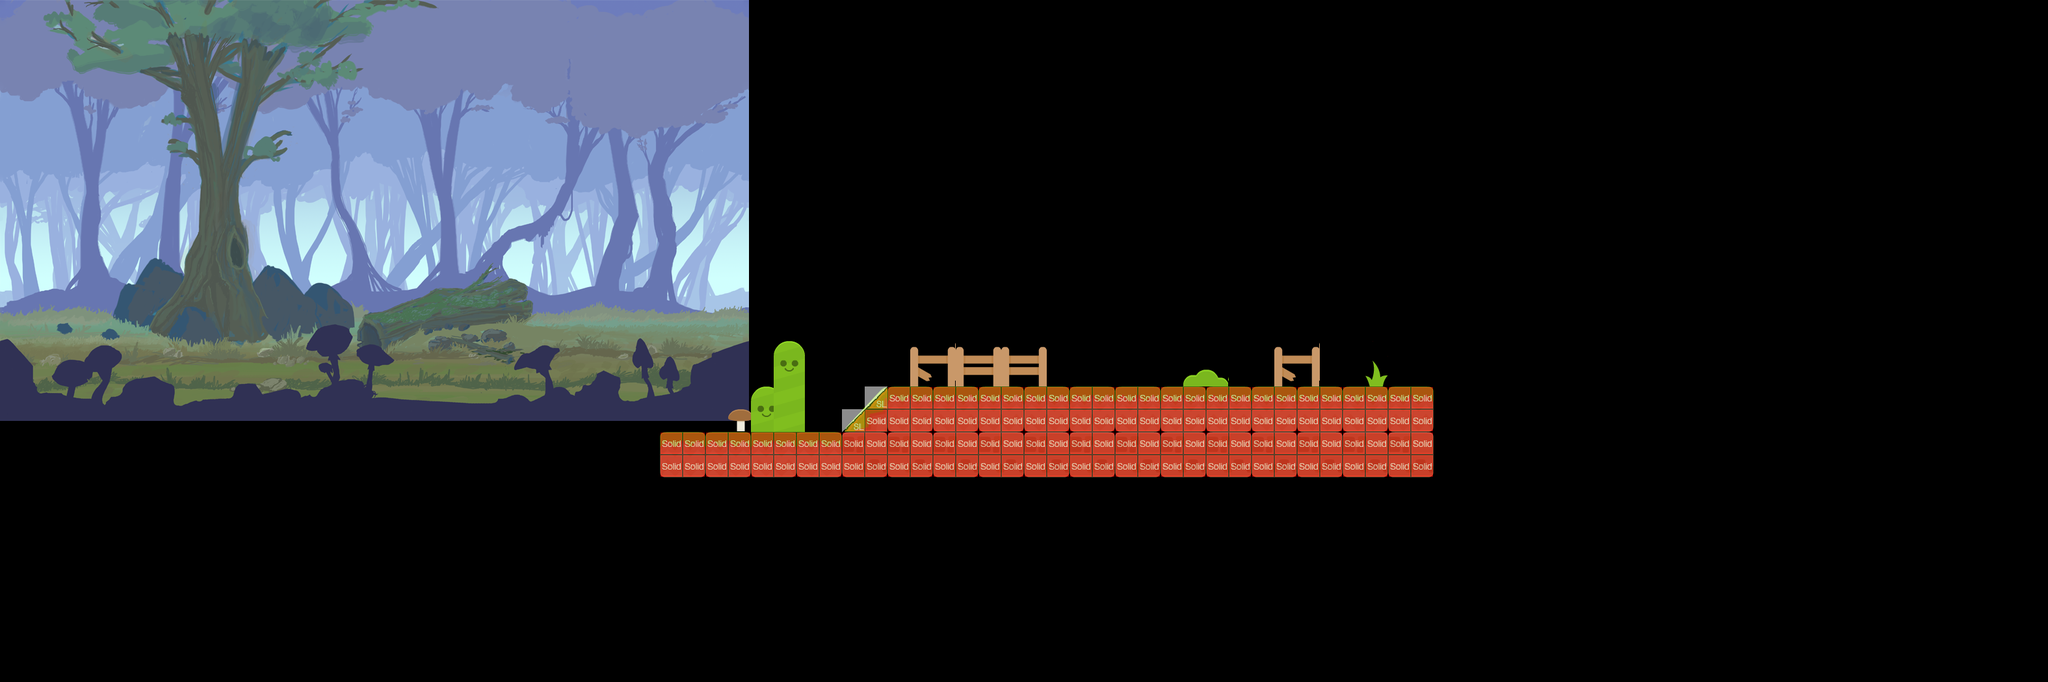

Below is a game level as drawn by its tile map, then a one-line description and the .tmx that defines it (tile-layer data replaced by summaries):
An orthogonal 90x30 tile map with 35x35 px tiles, 3 tile layers (backgroundtiles, walls, collision), 1 hidden layer not drawn, 2 tilesets, 1 image layer and 9 objects (2x mainPlayer, 2x HUDTextBlock, 2x LivesCounter, GameManager, PauseMenu, ...).

<map version="1.0" orientation="orthogonal" width="90" height="30" tilewidth="35" tileheight="35">
 <properties>
  <property name="backgroundcolor" value="#E01B5D" />
 </properties>
 <tileset firstgid="1" name="tileset" tilewidth="35" tileheight="35">
  <image source="../img/tileset.png" width="512" height="512" />
 </tileset>
 <tileset firstgid="197" name="metatiles35x35" tilewidth="35" tileheight="35">
  <image source="../img/metatiles35x35.png" width="210" height="35" />
  <tile id="0">
   <properties>
    <property name="type" value="solid" />
   </properties>
  </tile>
  <tile id="1">
   <properties>
    <property name="type" value="platform" />
   </properties>
  </tile>
  <tile id="2">
   <properties>
    <property name="type" value="lslope" />
   </properties>
  </tile>
  <tile id="3">
   <properties>
    <property name="type" value="rslope" />
   </properties>
  </tile>
  <tile id="4">
   <properties>
    <property name="type" value="ladder" />
   </properties>
  </tile>
  <tile id="5">
   <properties>
    <property name="type" value="breakable" />
   </properties>
  </tile>
 </tileset>
 <imagelayer name="bg" width="90" height="30">
  <image source="../img/pback.png" />
  <properties>
   <property name="ratio" value="0.25" />
  </properties>
 </imagelayer>
 <layer name="Tile Layer 3" width="90" height="30" visible="0">
  <data>[2700 cells, 514 non-empty, 1 distinct tile ids]</data>
 </layer>
 <objectgroup name="player" width="90" height="30">
  <object name="FighterPawn" type="mainPlayer" x="2000" y="384" width="112" height="110">
   <properties>
    <property name="attack" value="l" />
    <property name="image" value="playerSprite" />
    <property name="jump" value="up" />
    <property name="left" value="LEFT" />
    <property name="maxlives" value="3" />
    <property name="right" value="right" />
    <property name="spriteheight" value="96" />
    <property name="spritewidth" value="75" />
   </properties>
  </object>
  <object name="FighterPawn" type="mainPlayer" x="1370" y="346" width="112" height="110">
   <properties>
    <property name="attack" value="q" />
    <property name="image" value="playerSprite" />
    <property name="jump" value="w" />
    <property name="left" value="a" />
    <property name="maxlives" value="3" />
    <property name="right" value="d" />
    <property name="spriteheight" value="96" />
    <property name="spritewidth" value="75" />
   </properties>
  </object>
 </objectgroup>
 <layer name="backgroundtiles" width="90" height="30">
  <data>[2700 cells, 34 non-empty, 26 distinct tile ids]</data>
 </layer>
 <layer name="walls" width="90" height="30">
  <data>[2700 cells, 120 non-empty, 12 distinct tile ids]</data>
 </layer>
 <layer name="collision" width="90" height="30" opacity="0.55">
  <data>[2700 cells, 119 non-empty, 2 distinct tile ids]</data>
 </layer>
 <objectgroup name="gameManager" width="90" height="30">
  <object name="GameManager" x="893" y="131" width="90" height="74">
   <properties>
    <property name="astar" value="true" />
    <property name="darkmask" value="0,0,0,0.9" />
    <property name="music1" value="forestMusic" />
   </properties>
  </object>
 </objectgroup>
 <objectgroup name="pause" width="90" height="30">
  <object name="PauseMenu" x="717" y="306" width="153" height="112" />
 </objectgroup>
 <objectgroup name="cam" width="90" height="30">
  <object name="MultiCam" x="1735" y="375" width="76" height="48">
   <properties>
    <property name="entities" value="FighterPawn" />
    <property name="smooth" value="20" />
   </properties>
  </object>
 </objectgroup>
 <objectgroup name="text" width="90" height="30">
  <object name="HUDTextBlock" x="203" y="40" width="136" height="60">
   <properties>
    <property name="number" value="0" />
    <property name="object" value="FighterPawn" />
    <property name="tag" value="percentage1" />
    <property name="text" value="'value' DMG" />
    <property name="valuefrom" value="percentageDamage" />
   </properties>
  </object>
  <object name="HUDTextBlock" x="512" y="41" width="136" height="60">
   <properties>
    <property name="number" value="1" />
    <property name="object" value="FighterPawn" />
    <property name="tag" value="percentage1" />
    <property name="text" value="'value' DMG" />
    <property name="valuefrom" value="percentageDamage" />
   </properties>
  </object>
  <object name="LivesCounter" x="206" y="112" width="151" height="61">
   <properties>
    <property name="number" value="0" />
    <property name="object" value="FighterPawn" />
    <property name="valuefrom" value="currentLives" />
   </properties>
  </object>
  <object name="LivesCounter" x="502" y="114" width="151" height="61">
   <properties>
    <property name="number" value="1" />
    <property name="object" value="FighterPawn" />
    <property name="valuefrom" value="currentLives" />
   </properties>
  </object>
 </objectgroup>
</map>
